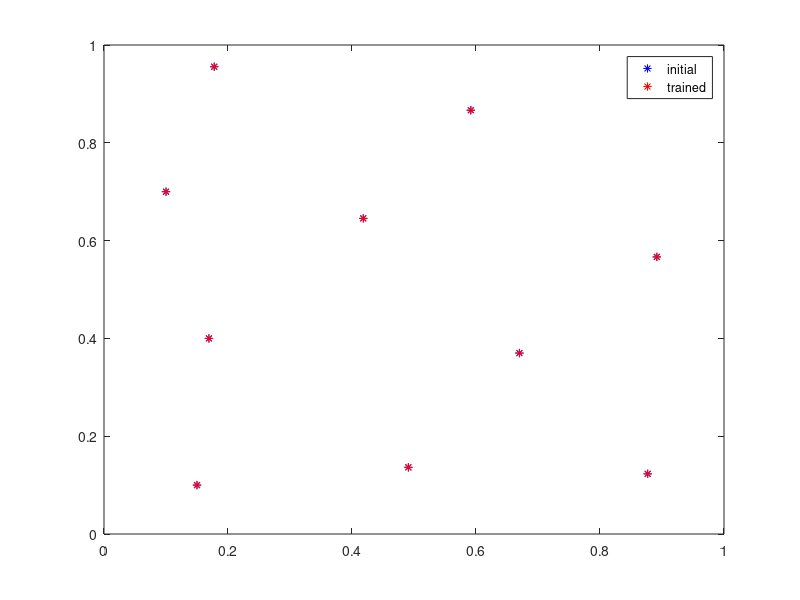
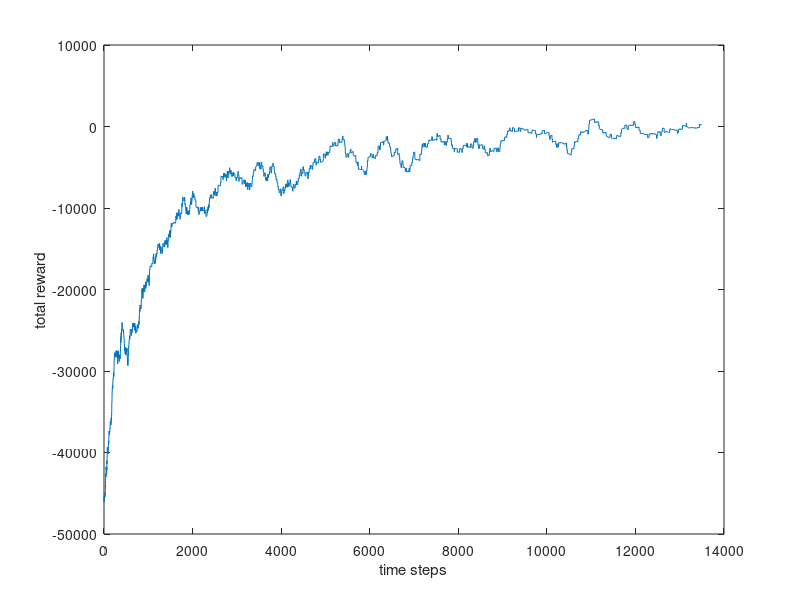
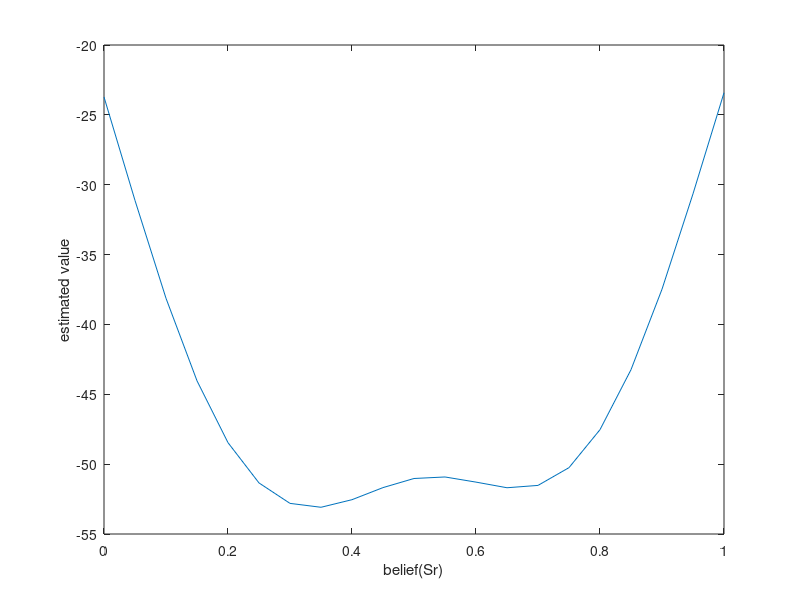

The MATLAB script that drew these images, in order:
function rashej_rao()
    %fixed probability for observation depending on random coherence values
    prob_obs = 0.5 + rand(1000,1) / 2;

    %define actions
    a.left = 1;
    a.right = 2;
    a.sample = 3;

    %define states
    s.left = 1;
    s.right = 2;

    %define the transition probabilities for each action and states
    prob_trans = transitionProbabilities();

    %train the network
    mu = initialiseRandomBeliefCentres(11);
    
    muFig = figure();
    title('initial belief');
    plot(mu(:,1),mu(:,2),'*b');
    
    sigma = sqrt(0.05);
    v = zeros(12,1);
    W = zeros(12,3);
    
    %setup start trial
    belief = [0.5 0.5];
    coherence = randi(length(prob_obs));
    state = randi(2);
%     
%     %when a new trial starts, do a free sample observation
%     observation = observationProbability(state,prob_obs(coherence));
%     belief = beliefUpdate(belief,observation);
    
    %rememeber reward for plotting
    reward = zeros(14000,1);
    for t=1:length(reward)   
        %phi is g(b_t) from Rashej Rao paper 2010 paper
        phi = [0 estimateBeliefPoints(belief,mu,sigma)]; 
        value_beilef = phi * v; 

        action = selectActionToTake(phi,W);
        
        switch action
            case a.sample
                reward(t) = -1;
                observation = observationProbability(state,prob_obs(coherence));
                belief = beliefUpdate(belief,observation);
            otherwise 
                %give rewards if correct action taken
                if action == a.left && state == s.left
                    reward(t) = 20;
                elseif action == a.right && state == s.right
                    reward(t) = 20;
                else
                    reward(t) = -400;
                end
                
                %start a new trial
                belief = [0.5 0.5];% + (0.3 * rand(1,2) - 0.15);

                coherence = randi(length(prob_obs));
                state = randi(2);
                
                %when a new trial starts, do a free sample observation
%                 observation = observationProbability(state,prob_obs(coherence));
%                 belief = beliefUpdate(belief,observation);
        end
        
        %compute next belief estimate
        value_new_belief = [0 estimateBeliefPoints(belief,mu,sigma)] * v;
        
        %update belief centers and output weights V and W 
        td_error = reward(t) + value_new_belief - value_beilef;
        
%         diffs = repmat(belief,size(mu,1),1) - mu;
%         mu = mu + 2.5 * 10^-7 * td_error * phi * v * 2 * diffs / sigma^2;
        v = v + 0.0005 * td_error * phi';       

        W(:,action) = W(:,action) + 0.00005 * td_error * phi';
    end
%     
    figure();
    moving_window = ones(1,500);
    sum_reward_window = conv(reward,moving_window);
    sum_reward_window = sum_reward_window(500:end-500);
    plot(1:length(sum_reward_window),sum_reward_window);
    xlabel('time steps')
    ylabel('total reward');

    figure();
    value = [];
    interval = 0:0.05:1;
    for t = interval
        belief = [t 1-t];
        phi = [0 estimateBeliefPoints(belief,mu,sigma)]; 
        value(end+1) = phi * v ; 
%         value(end) = exp(value(end)) / sum(value(end));
    end
    plot(interval,value);
    xlabel('belief(Sr)');
    ylabel('estimated value');
    
    figure(muFig);
    hold on;
    plot(mu(:,1),mu(:,2),'*r');
    legend('initial','trained');

    
%==========================================================================
    function [action] = selectActionToTake(phi,W)
        action_probability = exp(phi*W);
        action_probability = action_probability ./ sum(action_probability);
        
        action = find(cumsum(action_probability) >= rand(1));
        
        action = action(1) ;
    end

    function [phi] = estimateBeliefPoints(belief,mu,sigma)
        phi = zeros(1,size(mu,1));
        for i=1:size(mu,1)
            distance = sum((belief - mu(i,:)).^2);
            phi(i) = exp( -distance / (2*sigma^2) );
        end
    end

    function [observation] = observationProbability(state,prob_obs)
        if state == s.left
            observation(s.left)  = prob_obs;
            observation(s.right) = 1-prob_obs;
        else
            observation(s.left)  = 1 - prob_obs;
            observation(s.right) = prob_obs;
        end
    end

    function [belief] = beliefUpdate(belief,observation)
        belief(s.right) = observation(s.right) ...
              *( belief(s.right) * prob_trans(s.right,a.sample,s.right) ...
              +  belief(s.left)  * prob_trans(s.right,a.sample,s.left));

        belief(s.left) = observation(s.left) ...
                      *( belief(s.right) * prob_trans(s.left,a.sample,s.right) ...
                      +  belief(s.left)  * prob_trans(s.left,a.sample,s.left));

        belief = belief ./ sum(belief);
    end

    function [prob_trans] = transitionProbabilities()
        prob_trans = ones(12 ,3)*0.5;

        prob_trans(s.left,a.sample,s.left) = 1;
        prob_trans(s.right,a.sample,s.right) = 1;

        prob_trans(s.left,a.sample,s.right) = 0;
        prob_trans(s.right,a.sample,s.left) = 0;
    end

    function [mu] = initialiseRandomBeliefCentres(number)      
        [x,y] = meshgrid(0:0.1:1,0:0.1:1);
        X = [y(:) x(:)];

        % train the gaussians weights
        [idx,mu,~,~] = kmeans(X,number);
    end
end
